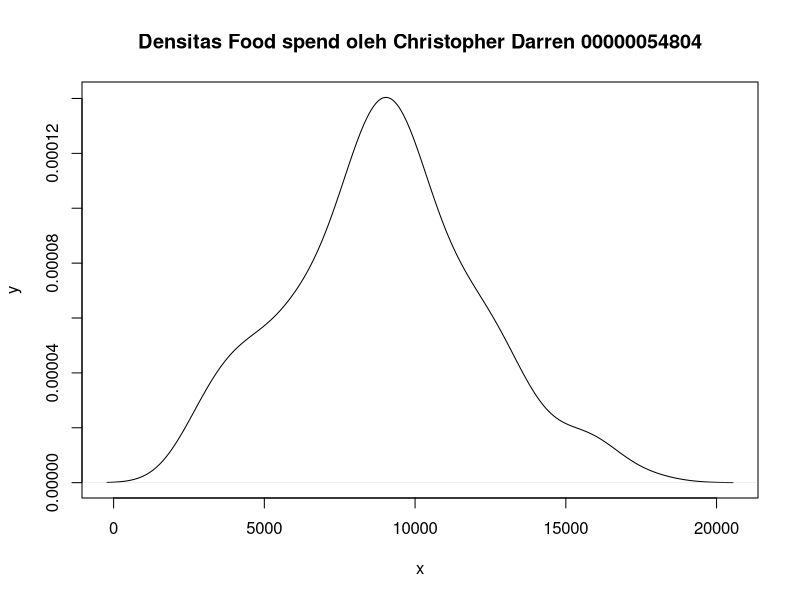
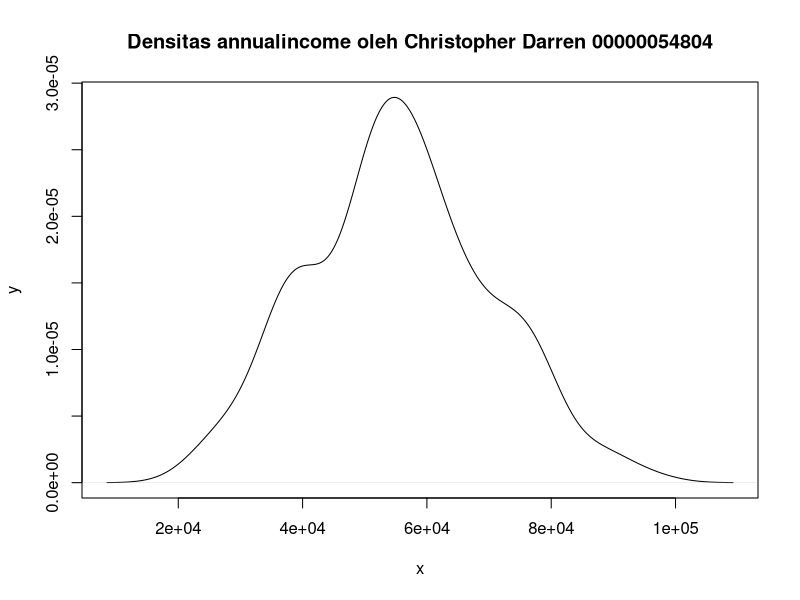
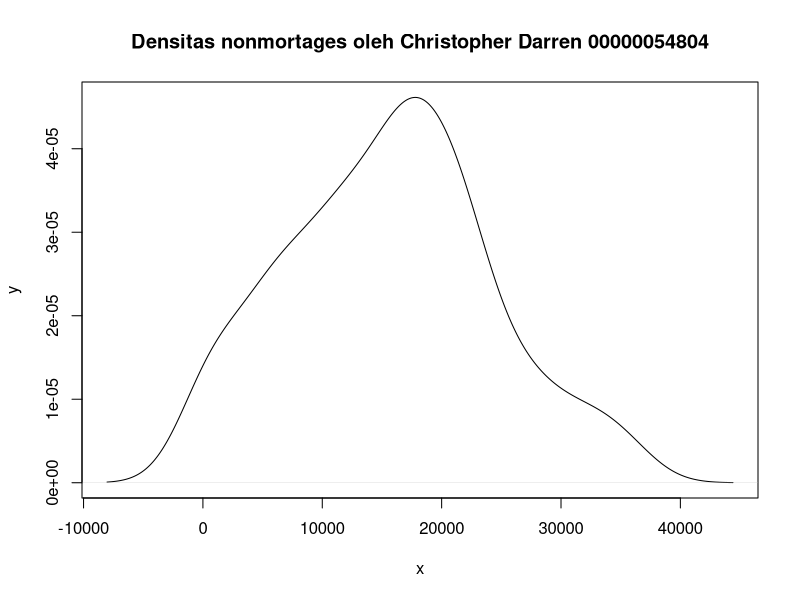

Write the R code that produced these figures, in order. (Note: this script raises an error after producing the figures.)
## ---- chunk 1
knitr::opts_chunk$set(echo = TRUE)
## ---- chunk 2

meanSample <- 50.1
simpanganBaku <- 0.5
n <- 36
meanPopulasi <- 50
#a-----
alpha <- 0.1
qnorm(alpha/2)
qnorm(1 - alpha/2)

#b------
transformasiz <- function(xbar,  mu, sigma, n){
  z <- sqrt(n) * ((xbar - mu) / sigma) #pangkat#
  return(z) 

}

(z <- transformasiz(50.1, 50, 36, 0.5))

#c------
#nilai kritis  = -1.644854
#z = 1.2

#d-----
pvalue <- 2 * pnorm(q = 50.1, mean = 50, sd = 0.5, lower.tail = FALSE)
pvalue
## ---- chunk 3

#### Panggil semua package yang diperlukan.
library(readxl) #membaca file Excel
library(nortest) #uji normalitas
library(ggplot2) #grafik dgn package ggplot2
library(dplyr)

#### Impor Data
#Bacalah file **lab2data.xlsx** sheet **ConsumerFood**. 
food <- readxl::read_excel("labdata.xlsx", sheet = "ConsumerFood")
str(food)
head(food)
tail(food)

#### Ubah tipe data numerik menjadi tipe faktor
food$Region <- as.factor(food$Region)
food$Location <- as.factor(food$Location)

#### Buatlah sebuah variabel beranam DisposableIncome. 
# Simpan variabel ini ke dalam data frame food. 
food$DisposableIncome <- food$AnnualHouseholdIncome - food$NonMortgageHouseholdDebt
## ---- chunk 4

#a-----

rata1 <- mean(food$AnnualFoodSpending) #menghitung rata-rata dari food#
rata2 <- mean(food$AnnualHouseholdIncome)
rata3 <- mean(food$NonMortgageHouseholdDebt)

alpha <- 0.1
plot(density(food$AnnualFoodSpending), main = "Densitas Food spend oleh Christopher Darren 00000054804", xlab  = "x", ylab = "y")
(tt <- t.test(food$AnnualFoodSpending, mu = rata1, conf.level = 1-alpha, alternative = "two.sided"))

plot(density(food$AnnualHouseholdIncome), main = "Densitas annualincome oleh Christopher Darren 00000054804", xlab =  "x", ylab = "y")
(tt <- t.test(food$AnnualHouseholdIncome, mu = rata2, conf.level = 1-alpha, alternative = "two.sided"))

plot(density(food$NonMortgageHouseholdDebt), main = "Densitas nonmortages oleh Christopher Darren 00000054804", xlab = "x", ylab =  "y")
(tt <- t.test(food$NonMortgageHouseholdDebt, mu = rata3, conf.level = 1-alpha, alternative = "two.sided"))

# Variabel Annualfoodspend mengikuti  distribusi Gaussian
# Variabel AnnualhouseholdIncome mengikuti  distribusi Gaussian
# Variabel NonMortageHouseholdDebt mengikuti  distribusi Gaussian


#b----
#filter untuk mendapatkan data AnnualFoodSpending lokasi 1
(annfoodsp <- food$AnnualFoodSpending[food$Location == "Metro"])

#uji hipotesa
alpha <- 0.1
(rata1 <- mean(annfoodsp))
(ttspending1 <- t.test(annfoodsp, mu = rata1, conf.level = 1-alpha, alternative = "two.sided"))


#c-----

# Hasil uji hipotesa signifikan pada alfa 0,1. 
# p-value =  >  alpha = 0,1 
# Hipotesa null  tidak ditolak pada tingkat signifikansi 0.1
# Kesimpulan: data pada sampel tidak cukup bukti
# bahwa mean AnnualFoodSpending lokasi 1 tidak sama dengan 10000 USD.

#d----
names(ttspending1)
ttspending1$conf.int


# mu_0 = 10000 tidak termasuk) dalam selang kepercayaan .... (copy paste nilai selang kepercayaan di sini).
# Hipotesa null (H_0) tidak ditolak) pada tingkat signifikansi 0,1. 
# Kesimpulan yang didapatkan dengan memeriksa selang kepercayaan
#  konsisten
# dengan kesimpulan yang didapatkan dari uji hipotesa, yaitu
# data pada sampel menunjukkan  tidak cukup bukti) 
# bahwa mean AnnualFoodSpending lokasi 1 .... dengan 10000 USD.

#e-----

pvalue <- 1 * pnorm( q, mean = rata1, lower.tail = FALSE)
pvalue

# KESIMPULAN
# p-value =  9435.933  >  alpha = 0,1
# tidak cukup bukti) untuk menolak H0 pada tingkat signifikansi 10%.
# KESIMPULAN: mean populasi AnnualFoodSpending tidak sampai 10000 USD.
